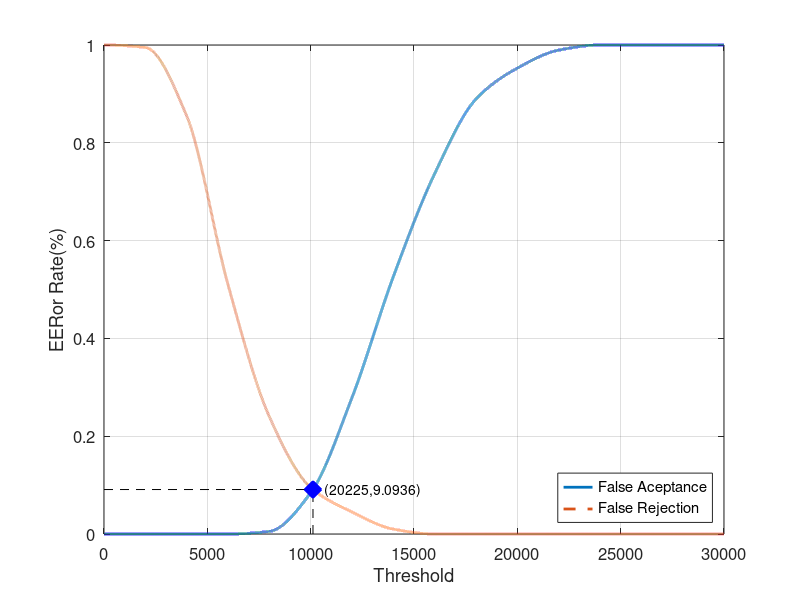
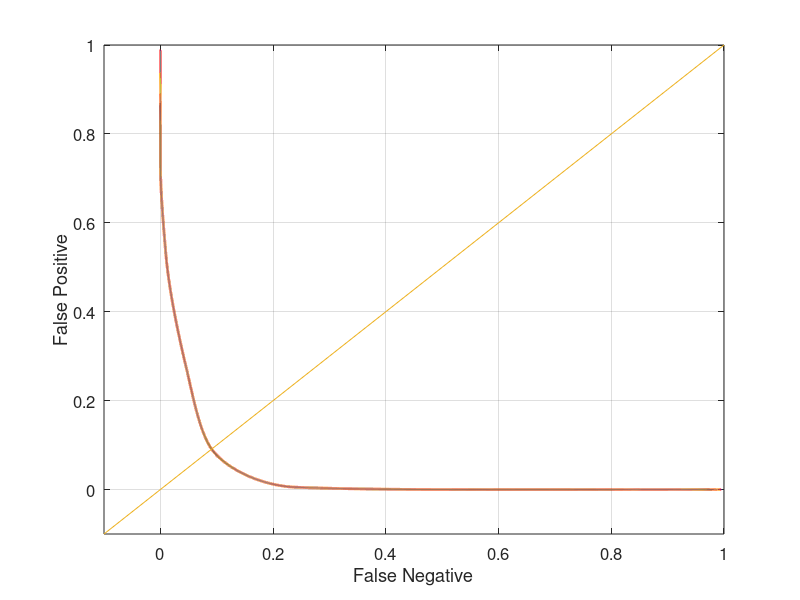

Here is the MATLAB script that generated these plots, in order:
close all;
clear;
clc;
x = 0:2000:30000;
xq = 0:0.5:30000;

y0 = [0 0 0 0 0.00526316 0.0842105 0.278947 0.526316 0.736842 0.889474 0.952632 0.989474 1 1 1 1]
yy0 = interp1(x, y0, xq, 'pchip');
y1 = [1 0.995 0.855 0.51 0.24 0.095 0.045 0.01 0 0 0 0 0 0 0 0]
yy1 = interp1(x, y1, xq, 'pchip');

% Calculating EER: 
y2 = abs(y0 - y1);
find(y2 == min(y2))
yy2 = abs(yy0 - yy1);
xEER = find(yy2 == min(yy2));
xEERIndex = xq(xEER) % X-axis EER
yEER = yy0(xEER) % Y-axis EER

main = figure
plot(xq, yy0,'-','LineWidth', 2);	hold on
plot(xq, yy1,'--','LineWidth', 2);	hold on
plot([xEERIndex xEERIndex], [0 yEER], 'k--');	hold on
plot([0 xEERIndex], [yEER yEER], 'k--');	hold on
plot(xEERIndex, yEER, 'bx', 'LineWidth', 10);	hold on
text(xEERIndex, yEER,strcat('    (', num2str(xEER), ', ', num2str(yEER * 100), ')'))
legend('False Aceptance', 'False Rejection', 'Location', 'SouthEast')
xlabel('Threshold')
ylabel('EERor Rate(%)')
set(gca, 'FontSize', 12)
axis([0 30000 0 1])
grid on

print(main, 'Database5_3Main', '-dpng');
FNRxFPR = figure('Color', [1 1 1]);
plot(yy1, yy0, '-', yy1, yy0, 'LineWidth', 2);
hold on
y = -0.1:0.1:1
plot(y, y); 
set(gca, 'FontSize', 12)
xlabel('False Negative')
ylabel('False Positive')
axis([-0.1 1 -0.1 1])
set(gca, 'FontSize', 12)
grid on

print(FNRxFPR, 'Database5_3FNRxFPR','-dpng');
